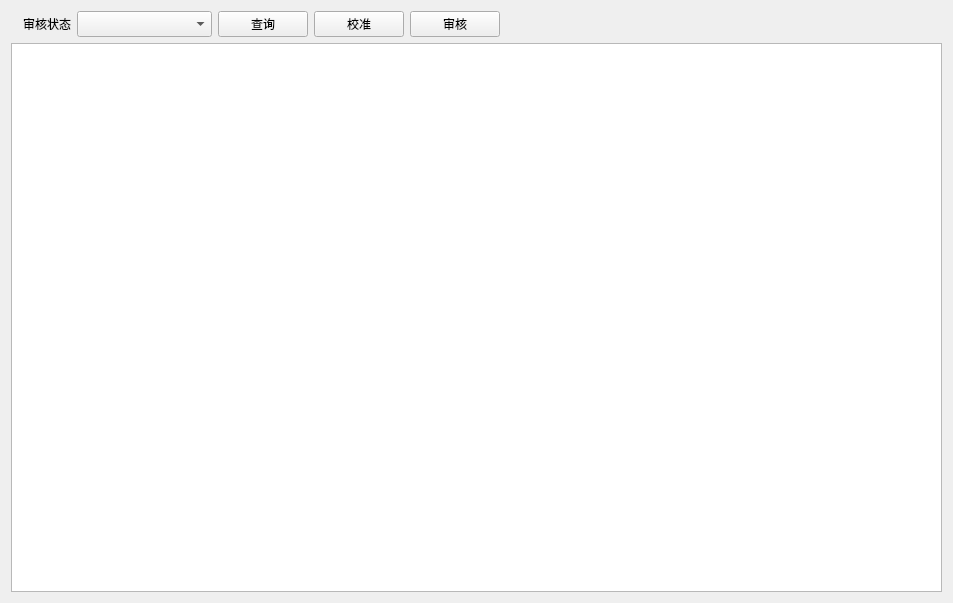
<?xml version="1.0" encoding="UTF-8"?>
<ui version="4.0">
 <class>stock_calibration</class>
 <widget class="QWidget" name="stock_calibration">
  <property name="geometry">
   <rect>
    <x>0</x>
    <y>0</y>
    <width>953</width>
    <height>603</height>
   </rect>
  </property>
  <property name="windowTitle">
   <string>Form</string>
  </property>
  <layout class="QVBoxLayout" name="verticalLayout">
   <item>
    <layout class="QVBoxLayout" name="verticalLayout_2">
     <item>
      <layout class="QHBoxLayout" name="horizontalLayout_2">
       <item>
        <widget class="QLabel" name="label_3">
         <property name="minimumSize">
          <size>
           <width>60</width>
           <height>26</height>
          </size>
         </property>
         <property name="maximumSize">
          <size>
           <width>60</width>
           <height>26</height>
          </size>
         </property>
         <property name="text">
          <string>审核状态</string>
         </property>
         <property name="alignment">
          <set>Qt::AlignRight|Qt::AlignTrailing|Qt::AlignVCenter</set>
         </property>
        </widget>
       </item>
       <item>
        <widget class="QComboBox" name="second_srv_combo">
         <property name="minimumSize">
          <size>
           <width>135</width>
           <height>26</height>
          </size>
         </property>
         <property name="maximumSize">
          <size>
           <width>135</width>
           <height>26</height>
          </size>
         </property>
        </widget>
       </item>
       <item>
        <widget class="QPushButton" name="searchButton">
         <property name="minimumSize">
          <size>
           <width>90</width>
           <height>26</height>
          </size>
         </property>
         <property name="maximumSize">
          <size>
           <width>90</width>
           <height>26</height>
          </size>
         </property>
         <property name="text">
          <string>查询</string>
         </property>
        </widget>
       </item>
       <item>
        <widget class="QPushButton" name="calibrationButton">
         <property name="minimumSize">
          <size>
           <width>90</width>
           <height>26</height>
          </size>
         </property>
         <property name="maximumSize">
          <size>
           <width>90</width>
           <height>26</height>
          </size>
         </property>
         <property name="text">
          <string>校准</string>
         </property>
        </widget>
       </item>
       <item>
        <widget class="QPushButton" name="reviewButton">
         <property name="minimumSize">
          <size>
           <width>90</width>
           <height>26</height>
          </size>
         </property>
         <property name="maximumSize">
          <size>
           <width>90</width>
           <height>26</height>
          </size>
         </property>
         <property name="text">
          <string>审核</string>
         </property>
        </widget>
       </item>
       <item>
        <spacer name="horizontalSpacer_2">
         <property name="orientation">
          <enum>Qt::Horizontal</enum>
         </property>
         <property name="sizeHint" stdset="0">
          <size>
           <width>40</width>
           <height>20</height>
          </size>
         </property>
        </spacer>
       </item>
      </layout>
     </item>
    </layout>
   </item>
   <item>
    <widget class="QTableView" name="tableView">
     <property name="editTriggers">
      <set>QAbstractItemView::NoEditTriggers</set>
     </property>
     <property name="selectionBehavior">
      <enum>QAbstractItemView::SelectRows</enum>
     </property>
     <property name="sortingEnabled">
      <bool>true</bool>
     </property>
     <attribute name="horizontalHeaderShowSortIndicator" stdset="0">
      <bool>true</bool>
     </attribute>
     <attribute name="verticalHeaderVisible">
      <bool>false</bool>
     </attribute>
    </widget>
   </item>
  </layout>
 </widget>
 <resources/>
 <connections/>
</ui>
